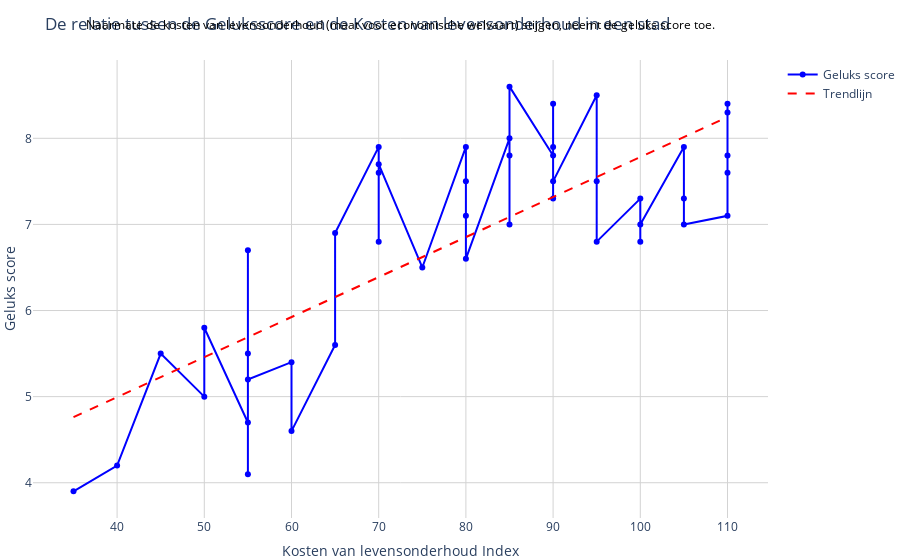

Notebook cell for this chart:
### Markdown cell above
Kosten van levensonderhoud verwijzen naar de uitgaven die nodig zijn om te voorzien in de basisbehoeften van de inwoners van een stad (Nibud, 2024). Steden met hogere kosten van levensonderhoud hebben over het algemeen een sterkere economie en hogere salarissen (Workwide, z.d.). Volgens Veenhoven (2011) zijn rijkere landen gelukkiger. Door een analyse van het onderstaande lijndiagram, waarbij de x-as de kosten van levensonderhoud index weergeeft (die aangeeft hoe duur het is om in een stad te leven in vergelijking met een referentiestad) en de y-as de geluksscore, kunnen we onderzoeken of een sterkere economie gepaard gaat met een hogere geluksscore.

### Code cell
data_filtered = final_data[['Cost_of_Living_Index', 'Happiness_Score']].drop_duplicates()
data_filtered = data_filtered[data_filtered['Cost_of_Living_Index'] <= 110] 
data_filtered = data_filtered.sort_values(by='Cost_of_Living_Index')

X = data_filtered['Cost_of_Living_Index'].values.reshape(-1, 1)
y = data_filtered['Happiness_Score'].values

model = LinearRegression()
model.fit(X, y)
trendline = model.predict(X)


fig = go.Figure()

fig.update_layout(
    annotations=[
        dict(
            x=0.5,
            y=1.1,
            xref='paper',
            yref='paper',
            text="Naarmate de kosten van levensonderhoud (maat voor economische welvaart) stijgen, neemt de geluks score toe.",
            showarrow=False,
            font=dict(
                size=12,
                color="black"
            )
        )
    ]
)

fig.add_trace(go.Scatter(x=data_filtered['Cost_of_Living_Index'], y=data_filtered['Happiness_Score'],
                         mode='lines+markers',
                         line=dict(color='blue'),
                         name='Geluks score'))


fig.add_trace(go.Scatter(x=data_filtered['Cost_of_Living_Index'], y=trendline,
                         mode='lines',
                         line=dict(color='red', dash='dash'),
                         name='Trendlijn'))

fig.update_layout(
    title='De relatie tussen de Geluksscore en de Kosten van levensonderhoud in een stad',
    xaxis_title='Kosten van levensonderhoud Index',
    yaxis_title='Geluks score',
    xaxis=dict(showgrid=True, zeroline=False, gridcolor='LightGrey'), 
    yaxis=dict(showgrid=True, zeroline=False, gridcolor='LightGrey'),
    plot_bgcolor='white',
    margin=dict(l=0, r=0, t=60, b=0)
)


fig.show()

correlation = final_data['Cost_of_Living_Index'].corr(final_data['Happiness_Score'])
print("Correlatiecoëfficiënt tussen de geluksscore en de kosten van levensonderhoud index:", correlation)

### Figure 1 — Plotly figure (JSON) as saved in the notebook; plotly's stock layout.template omitted (floating-point values rounded to 4 significant figures)
{"data": [{"line": {"color": "blue"}, "mode": "lines+markers", "name": "Geluks score", "type": "scatter", "x": [35, 40, 45, 50, 50, 55, 55, 55, 55, 55, 60, 60, 65, 65, 70, 70, 70, 70, 75, 80, 80, 80, 80, 85, 85, 85, 85, 90, 90, 90, 90, 90, 95, 95, 95, 100, 100, 100, 105, 105, 105, 110, 110, 110, 110, 110], "y": [3.9, 4.2, 5.5, 5, 5.8, 4.7, 4.1, 6.7, 5.5, 5.2, 5.4, 4.6, 5.6, 6.9, 7.9, 7.6, 6.8, 7.7, 6.5, 7.9, 7.1, 7.5, 6.6, 8, 7.8, 7, 8.6, 7.8, 7.3, 7.9, 8.4, 7.5, 8.5, 7.5, 6.8, 7.3, 6.8, 7, 7.9, 7.3, 7, 7.1, 7.6, 8.3, 7.8, 8.4]}, {"line": {"color": "red", "dash": "dash"}, "mode": "lines", "name": "Trendlijn", "type": "scatter", "x": [35, 40, 45, 50, 50, 55, 55, 55, 55, 55, 60, 60, 65, 65, 70, 70, 70, 70, 75, 80, 80, 80, 80, 85, 85, 85, 85, 90, 90, 90, 90, 90, 95, 95, 95, 100, 100, 100, 105, 105, 105, 110, 110, 110, 110, 110], "y": [4.762, 4.995, 5.227, 5.459, 5.459, 5.691, 5.691, 5.691, 5.691, 5.691, 5.924, 5.924, 6.156, 6.156, 6.388, 6.388, 6.388, 6.388, 6.621, 6.853, 6.853, 6.853, 6.853, 7.085, 7.085, 7.085, 7.085, 7.317, 7.317, 7.317, 7.317, 7.317, 7.55, 7.55, 7.55, 7.782, 7.782, 7.782, 8.014, 8.014, 8.014, 8.246, 8.246, 8.246, 8.246, 8.246]}], "layout": {"annotations": [{"font": {"color": "black", "size": 12}, "showarrow": false, "text": "Naarmate de kosten van levensonderhoud (maat voor economische welvaart) stijgen, neemt de geluks score toe.", "x": 0.5, "xref": "paper", "y": 1.1, "yref": "paper"}], "margin": {"b": 0, "l": 0, "r": 0, "t": 60}, "plot_bgcolor": "white", "title": {"text": "De relatie tussen de Geluksscore en de Kosten van levensonderhoud in een stad"}, "xaxis": {"gridcolor": "LightGrey", "showgrid": true, "title": {"text": "Kosten van levensonderhoud Index"}, "zeroline": false}, "yaxis": {"gridcolor": "LightGrey", "showgrid": true, "title": {"text": "Geluks score"}, "zeroline": false}}}
